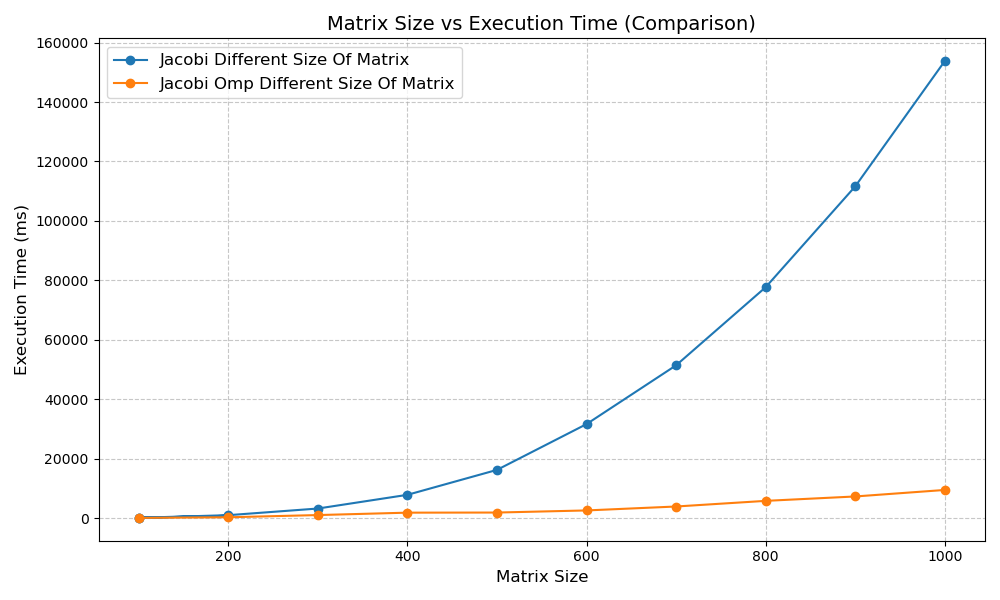

Write the Python code that produced this figure.
import pandas as pd
import matplotlib.pyplot as plt

# 文件路径
file_paths = [
    './result/jacobi_different_size_of_matrix.csv',
    './result/jacobi_omp_different_size_of_matrix.csv'
]

# 读取数据并处理
dfs = []
labels = []
for file_path in file_paths:
    file_name = file_path.split('/')[-1].split('.')[0]
    labels.append(file_name.replace('_', ' ').title())
    data = pd.read_csv(file_path)
    dfs.append(pd.DataFrame(data))

# 绘制图形
plt.figure(figsize=(10, 6))
for df, label in zip(dfs, labels):
    plt.plot(df["Matrix Size"], df["Execution Time (ms)"], marker="o", label=label)

# 添加标题和标签
plt.title("Matrix Size vs Execution Time (Comparison)", fontsize=14)
plt.xlabel("Matrix Size", fontsize=12)
plt.ylabel("Execution Time (ms)", fontsize=12)
plt.grid(True, linestyle="--", alpha=0.7)
plt.legend(fontsize=12)
plt.tight_layout()

# 保存图形
output_path = "./result/matrix_execution_time_comparison.png"
plt.savefig(output_path)
plt.show()

output_path
